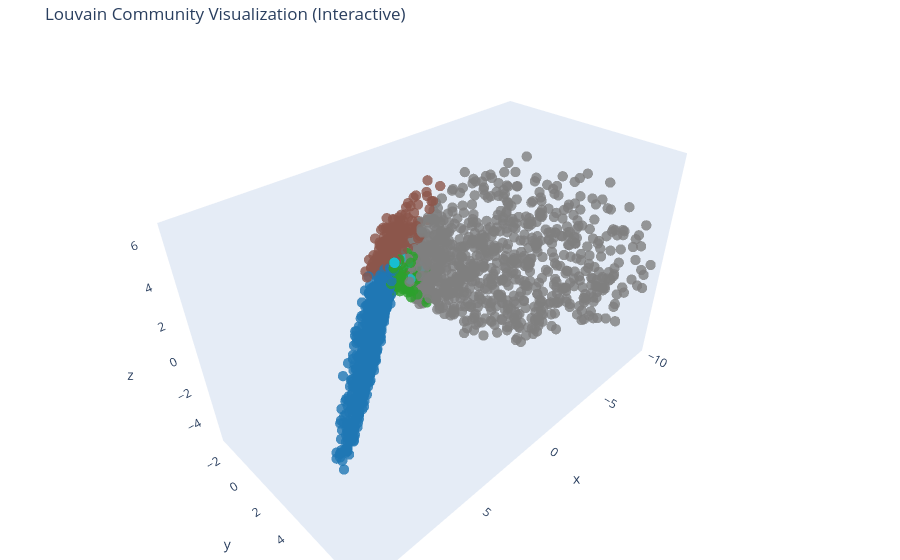

Notebook code cell kept with this figure:
### Code cell
def visualize_community_plotly_full(G, partition, use_3d=True):
    # 获取节点列表和社区标签
    nodes = list(G.nodes())
    communities = [partition[n] for n in nodes]
    n_communities = len(set(communities))

    # 节点特征
    A = nx.to_numpy_array(G, weight='weight')
    pca = PCA(n_components=3 if use_3d else 2)
    coords = pca.fit_transform(A)

    # 颜色映射
    cmap = cm.get_cmap('tab10', n_communities)
    norm = mcolors.Normalize(vmin=0, vmax=n_communities - 1)
    colors = [mcolors.to_hex(cmap(norm(c))) for c in communities]

    # Plotly 可视化
    if use_3d:
        fig = go.Figure(data=go.Scatter3d(
            x=coords[:, 0],
            y=coords[:, 1],
            z=coords[:, 2],
            mode='markers',
            marker=dict(
                size=6,
                color=colors,
                opacity=0.8
            ),
            text=[f"Node {n} (Community {c})" for n, c in zip(nodes, communities)],
            hoverinfo='text'
        ))
    else:
        fig = go.Figure(data=go.Scatter(
            x=coords[:, 0],
            y=coords[:, 1],
            mode='markers',
            marker=dict(
                size=6,
                color=colors,
                opacity=0.8
            ),
            text=[f"Node {n} (Community {c})" for n, c in zip(nodes, communities)],
            hoverinfo='text'
        ))

    # 更新布局，增加交互性
    fig.update_layout(
        title="Louvain Community Visualization (Interactive)",
        showlegend=False,
        hovermode='closest',
        margin=dict(l=0, r=0, b=0, t=40),
        scene=dict(
            xaxis=dict(showgrid=False, zeroline=False),
            yaxis=dict(showgrid=False, zeroline=False),
            zaxis=dict(showgrid=False, zeroline=False),
        ),
        plot_bgcolor='white'
    )

    #保存为网页文件
    fig.write_html("community_visualization_interactive.html")
    fig.show()
    df=pd.DataFrame({'Node':nodes,'Community':communities,'X':coords[:,0],'Y':coords[:,1],})
    df.to_csv("community_visualization_data.csv", index=False)
    print("CSV saved: community_visualization_data.csv")

visualize_community_plotly_full(G, partition, use_3d=True)

### Figure 1 — Plotly figure (JSON) as saved in the notebook; plotly's stock layout.template omitted (floating-point values rounded to 4 significant figures; data arrays with more than 128 entries replaced by an {"elided": "..."} marker saying what was removed)
{"data": [{"hoverinfo": "text", "marker": {"color": {"elided": "2695 str values"}, "opacity": 0.8, "size": 6}, "mode": "markers", "text": {"elided": "2695 str values"}, "type": "scatter3d", "x": {"elided": "2695 float values"}, "y": {"elided": "2695 float values"}, "z": {"elided": "2695 float values"}}], "layout": {"hovermode": "closest", "margin": {"b": 0, "l": 0, "r": 0, "t": 40}, "plot_bgcolor": "white", "scene": {"xaxis": {"showgrid": false, "zeroline": false}, "yaxis": {"showgrid": false, "zeroline": false}, "zaxis": {"showgrid": false, "zeroline": false}}, "showlegend": false, "title": {"text": "Louvain Community Visualization (Interactive)"}}}
